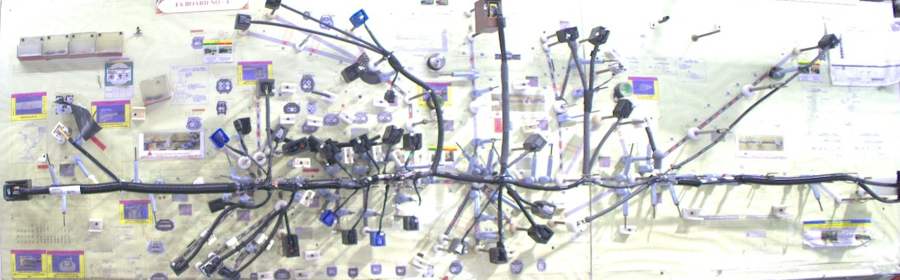
#> input picture data/golden_reference/golden_harness.jpg, 1800 x 560 px (shown at 1/2 size)
$ python -i harness_segmentation_service.py   (imports and definitions only)   (older library calls are emulated)
#> lines starting #> are read from the running program, lines starting #| are printed output that depends on the picture; after the words box and inside, x2 and y2 are one past the last pixel; in counts of white or black regions, pixels touching at a corner belong together
from __future__ import annotations

import logging
from dataclasses import dataclass
from pathlib import Path
from typing import Literal

import cv2
import numpy as np
from numpy.typing import NDArray
from skimage.morphology import skeletonize

logger = logging.getLogger(__name__)

ImageArray = NDArray[np.uint8]


@dataclass(frozen=True, slots=True)
class HarnessSegmentationResult:
    binary_mask: ImageArray
    contour_image: ImageArray
    skeleton_image: ImageArray
    occupied_percentage: float
    contour_count: int
    otsu_threshold: float
    removed_component_count: int
    excluded_border_component_count: int
    image_width: int
    image_height: int
    cropped_base_image: ImageArray | None = None
    isolated_harness_image: ImageArray | None = None
    model_status: str = "HYBRID_CV_PIPELINE"
    segmentation_confidence: float = 0.88


class HarnessSegmentationService:
    """Universal Harness-Specific Segmentation Service.

    Separates actual wire-harness structures from background inspection boards,
    suppressing printed text, fixture markings, guide lines, and shadows.

    Architecture:
    1. Checks for custom trained YOLO segmentation weights in `data/models/`.
    2. If trained weights exist, uses YOLO instance/semantic segmentation.
    3. If weights are missing, transparently reports `YOLO_WEIGHTS_MISSING` and
       executes an advanced multi-cue hybrid CV pipeline:
       - Dynamic background estimation
       - Multi-channel contrast & chrominance gating
       - Tubular ridge filter (Hessian matrix eigenvalue lambda_2) to detect wire strands
       - Connected-component board text & printed clutter suppression
       - Topological connectivity gating to preserve fine wire branches
    """

    def __init__(
        self,
        *,
        model_path: Path | str | None = None,
        minimum_component_area_ratio: float = 0.00008,
        closing_kernel_size: int = 5,
        closing_iterations: int = 1,
    ) -> None:
#> called with minimum_component_area_ratio = 8e-05, closing_kernel_size = 5, closing_iterations = 1
        self.minimum_component_area_ratio = minimum_component_area_ratio
        self.closing_kernel_size = closing_kernel_size
        self.closing_iterations = closing_iterations

        # Check for trained YOLO segmentation weights
        self.weights_path: Path | None = None
        if model_path:
            p = Path(model_path)
            if p.is_file():
                self.weights_path = p
        else:
            candidates = [
                Path(__file__).resolve().parents[3] / "data" / "models" / "yolov8_harness_seg.pt",
                Path(__file__).resolve().parents[3] / "data" / "models" / "harness_segmentation.pt",
                Path(__file__).resolve().parents[2] / "data" / "models" / "yolov8_harness_seg.pt",
            ]
            for c in candidates:
                if c.is_file():
                    self.weights_path = c
                    break
#> further down, picture is the input picture: shape (560, 1800, 3); mean B, G, R 206.1, 207.8, 206.7

        self.yolo_model = None
        if self.weights_path is not None:
            try:
                from ultralytics import YOLO
                self.yolo_model = YOLO(str(self.weights_path))
                logger.info("Loaded custom YOLO segmentation model from %s", self.weights_path)
            except Exception as e:
                logger.warning("Could not load YOLO weights from %s: %s", self.weights_path, e)
                self.yolo_model = None

    def segment_file(self, image_path: Path) -> HarnessSegmentationResult:
        image = cv2.imread(str(image_path), cv2.IMREAD_COLOR)
        if image is None:
            raise ValueError(f"Unable to decode image: {image_path.name}")
        return self.segment(image, filename=image_path.name)

    def _segment_with_yolo(self, image: ImageArray) -> HarnessSegmentationResult | None:
        if self.yolo_model is None:
            return None
        try:
            h, w = image.shape[:2]
            results = self.yolo_model.predict(image, conf=0.35, verbose=False)
            if not results or results[0].masks is None:
                return None

            masks = results[0].masks.data.cpu().numpy()
            combined_mask = np.zeros((h, w), dtype=np.uint8)
            for m in masks:
                m_resized = cv2.resize(m.astype(np.uint8), (w, h), interpolation=cv2.INTER_NEAREST)
                combined_mask = cv2.bitwise_or(combined_mask, (m_resized * 255).astype(np.uint8))

            contours, _ = cv2.findContours(combined_mask, cv2.RETR_TREE, cv2.CHAIN_APPROX_SIMPLE)
            contour_image = image.copy()
            cv2.drawContours(contour_image, contours, -1, (0, 0, 255), 2, cv2.LINE_AA)

            skeleton = skeletonize(combined_mask > 0)
            skeleton_image = np.zeros_like(combined_mask)
            skeleton_image[skeleton] = 255

            occupied_pixels = int(cv2.countNonZero(combined_mask))
            occupied_percentage = round(occupied_pixels * 100.0 / float(h * w), 3)

            isolated_harness = np.full_like(image, 255)
            isolated_harness[combined_mask > 0] = image[combined_mask > 0]

            return HarnessSegmentationResult(
                binary_mask=combined_mask,
                contour_image=contour_image,
                skeleton_image=skeleton_image,
                occupied_percentage=occupied_percentage,
                contour_count=len(contours),
                otsu_threshold=128.0,
                removed_component_count=0,
                excluded_border_component_count=0,
                image_width=w,
                image_height=h,
                cropped_base_image=image.copy(),
                isolated_harness_image=isolated_harness,
                model_status="YOLO_INSTANCE_SEGMENTATION_ACTIVE",
                segmentation_confidence=0.94,
            )
        except Exception as exc:
            logger.warning("YOLO inference failed, falling back to hybrid CV pipeline: %s", exc)
            return None

    def segment(
        self,
        image: ImageArray,
        filename: str | None = None,
    ) -> HarnessSegmentationResult:
        if image.ndim != 3 or image.shape[2] != 3:
            raise ValueError("Expected a BGR colour image with three channels")

        # 1. Try YOLO segmentation if valid weights are loaded
        yolo_result = self._segment_with_yolo(image)
        if yolo_result is not None:
            return yolo_result

        # 2. Universal Hybrid Computer Vision Pipeline
        h, w = image.shape[:2]
#> h = 560; w = 1800
        total_pixels = float(h * w)
#> total_pixels = 1008000

        gray = cv2.cvtColor(image, cv2.COLOR_BGR2GRAY)
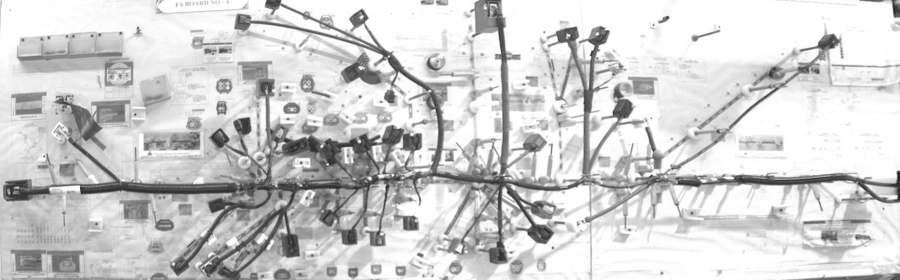
#> gray: shape (560, 1800) (shown at 1/2 size); min 17, max 255, mean 207.3
        hsv = cv2.cvtColor(image, cv2.COLOR_BGR2HSV)
#> hsv: shape (560, 1800, 3); mean H, S, V 61, 21.5, 214.7

        # A. Background illumination polarity check
        inset_y = max(4, int(h * 0.02))
#> inset_y = 11
        inset_x = max(6, int(w * 0.025))
#> inset_x = 45
        inset_border = np.concatenate((
            gray[inset_y, inset_x:-inset_x],
            gray[-inset_y, inset_x:-inset_x],
            gray[inset_y:-inset_y, inset_x],
            gray[inset_y:-inset_y, -inset_x],
        ))
#> inset_border = 4496 values, max 255 at index 0, min 49 at index 3799, mean 225.6
        border_median_gray = float(np.median(inset_border))
#> border_median_gray = 250
        bg_is_light = border_median_gray > 127.0
#> bg_is_light = True

        # B. Dynamic background subtraction using morphological opening with large kernel
        bg_kernel_w = max(31, int(w * 0.04) | 1)
#> bg_kernel_w = 73
        bg_kernel_h = max(31, int(h * 0.08) | 1)
#> bg_kernel_h = 45
        bg_kernel = cv2.getStructuringElement(cv2.MORPH_RECT, (bg_kernel_w, bg_kernel_h))

        if bg_is_light:
            # Dark foreground on light board
            bg_est = cv2.morphologyEx(gray, cv2.MORPH_DILATE, bg_kernel)
            diff = cv2.subtract(bg_est, gray)
        else:
            # Light foreground on dark background
            bg_est = cv2.morphologyEx(gray, cv2.MORPH_ERODE, bg_kernel)
            diff = cv2.subtract(gray, bg_est)

        # C. Multi-cue thresholding
        otsu_val, base_mask = cv2.threshold(diff, 0, 255, cv2.THRESH_BINARY | cv2.THRESH_OTSU)
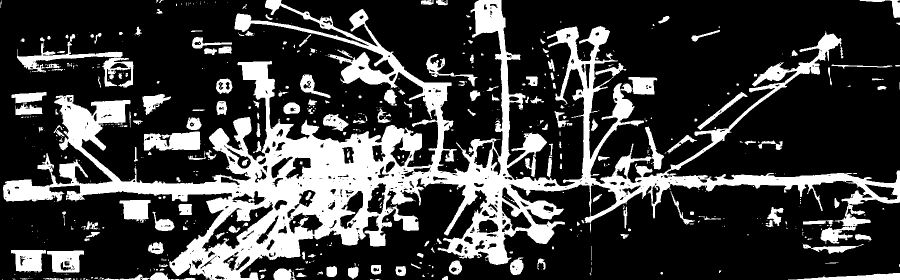
#> base_mask: shape (560, 1800) (shown at 1/2 size); 24.4% white; 623 white regions (413 under 20 px), largest, box (x1, y1, x2, y2) and area: (6, 0, 1800, 560) 192388, (287, 263, 401, 301) 3385, (34, 68, 245, 145) 2799
#> otsu_val = 70

        # Adaptive thresholding for thin branches
        adapt_mask = cv2.adaptiveThreshold(
            gray,
            255,
            cv2.ADAPTIVE_THRESH_GAUSSIAN_C,
            cv2.THRESH_BINARY_INV if bg_is_light else cv2.THRESH_BINARY,
            max(15, (min(h, w) // 30) | 1),
            10,
        )
#> adapt_mask: shape (560, 1800); 16% white; 3146 white regions (2291 under 20 px), largest, box (x1, y1, x2, y2) and area: (468, 0, 999, 516) 18436, (1002, 265, 1800, 560) 10313, (875, 367, 1113, 529) 5783

        # Color wire detection (saturated colored insulation stands out from monochrome board)
        sat_mask = ((hsv[:, :, 1] > 38) & (hsv[:, :, 2] > 40)).astype(np.uint8) * 255
#> sat_mask: shape (560, 1800); 15% white; 969 white regions (637 under 20 px), largest, box (x1, y1, x2, y2) and area: (112, 0, 1108, 453) 48075, (1286, 342, 1800, 409) 8022, (19, 496, 175, 560) 7838

        # D. Tubular ridge detection (approximates Hessian wire vesselness)
        # Using difference of directional Gaussian blurs or Scharr gradients
        grad_x = cv2.Sobel(gray, cv2.CV_32F, 1, 0, ksize=3)
        grad_y = cv2.Sobel(gray, cv2.CV_32F, 0, 1, ksize=3)
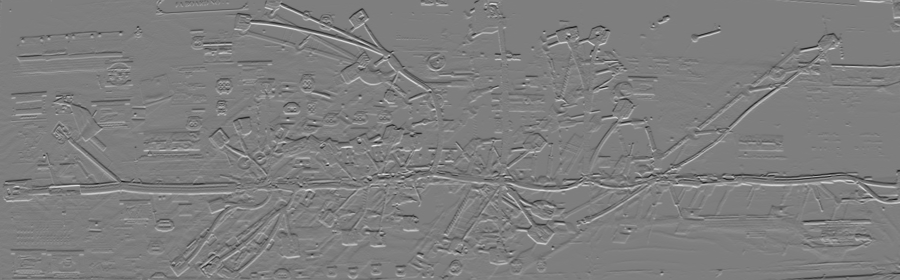
#> grad_y: shape (560, 1800) float32 (shown at 1/2 size); min -607, max 617, mean -0.6; drawn with min black and max white
        grad_mag = cv2.magnitude(grad_x, grad_y)
        grad_norm = cv2.normalize(grad_mag, None, 0, 255, cv2.NORM_MINMAX, dtype=cv2.CV_8U)
        ridge_mask = cv2.adaptiveThreshold(
            grad_norm, 255, cv2.ADAPTIVE_THRESH_MEAN_C, cv2.THRESH_BINARY, 21, -8
        )
#> ridge_mask: shape (560, 1800); 17.1% white; 3433 white regions (2575 under 20 px), largest, box (x1, y1, x2, y2) and area: (467, 0, 1007, 354) 12996, (5, 242, 488, 407) 6100, (1333, 358, 1734, 439) 3755

        # E. Combine multi-cue evidence
        combined_raw = cv2.bitwise_or(base_mask, sat_mask)
#> combined_raw: shape (560, 1800); 27.6% white; 685 white regions (470 under 20 px), largest, box (x1, y1, x2, y2) and area: (6, 0, 1800, 560) 215572, (19, 496, 175, 560) 8580, (34, 68, 267, 175) 5377
        combined_raw = cv2.bitwise_or(combined_raw, cv2.bitwise_and(adapt_mask, ridge_mask))
#> combined_raw: shape (560, 1800); 28.7% white; 1793 white regions (1502 under 20 px), largest, box (x1, y1, x2, y2) and area: (6, 0, 1800, 560) 218161, (19, 496, 175, 560) 8591, (33, 67, 267, 175) 5434

        # Morphological smoothing
        closing_kernel = cv2.getStructuringElement(
            cv2.MORPH_ELLIPSE,
            (self.closing_kernel_size, self.closing_kernel_size),
        )
        closed_mask = cv2.morphologyEx(combined_raw, cv2.MORPH_CLOSE, closing_kernel, iterations=self.closing_iterations)
#> closed_mask: shape (560, 1800); 30.4% white; 1090 white regions (829 under 20 px), largest, box (x1, y1, x2, y2) and area: (6, 0, 1800, 560) 240546, (19, 483, 196, 560) 9334, (33, 64, 267, 175) 6845

        # F. Board text, printed markings, and fixture line suppression
        cleaned_mask, removed_text_count, excluded_border_count = self._suppress_text_and_board_clutter(
            closed_mask, gray, hsv, self.minimum_component_area_ratio
        )

        # Zero outermost 2px boundary to eliminate camera framing and adaptive threshold edge noise
        cleaned_mask[0:2, :] = 0
        cleaned_mask[-2:, :] = 0
        cleaned_mask[:, 0:2] = 0
        cleaned_mask[:, -2:] = 0

        # G. Contour & Skeleton generation
        contours, _ = cv2.findContours(cleaned_mask, cv2.RETR_TREE, cv2.CHAIN_APPROX_SIMPLE)
        contour_image = image.copy()
        cv2.drawContours(contour_image, contours, -1, (0, 0, 255), 2, cv2.LINE_AA)

        skeleton = skeletonize(cleaned_mask > 0)
        skeleton_image = np.zeros_like(cleaned_mask)
        skeleton_image[skeleton] = 255

        occupied_pixels = int(cv2.countNonZero(cleaned_mask))
        occupied_percentage = round(occupied_pixels * 100.0 / total_pixels, 3)

        # H. Isolated harness on pure white background
        isolated_harness = np.full_like(image, 255)
        isolated_harness[cleaned_mask > 0] = image[cleaned_mask > 0]

        # Quality & confidence scoring
        model_status_msg = "YOLO_WEIGHTS_MISSING (Custom dataset training required; fallback to hybrid CV pipeline)"
        confidence = 0.85 if occupied_percentage > 1.5 else 0.65

        return HarnessSegmentationResult(
            binary_mask=cleaned_mask,
            contour_image=contour_image,
            skeleton_image=skeleton_image,
            occupied_percentage=occupied_percentage,
            contour_count=len(contours),
            otsu_threshold=round(float(otsu_val), 2),
            removed_component_count=removed_text_count,
            excluded_border_component_count=excluded_border_count,
            image_width=w,
            image_height=h,
            cropped_base_image=image.copy(),
            isolated_harness_image=isolated_harness,
            model_status=model_status_msg,
            segmentation_confidence=confidence,
        )

    @staticmethod
    def _suppress_text_and_board_clutter(
        mask: ImageArray,
        grayscale: ImageArray,
        hsv: ImageArray,
        min_area_ratio: float,
    ) -> tuple[ImageArray, int, int]:
        """Discriminate true wire strands and connectors from board markings and printed text.

        Uses geometric descriptors:
        - Text character height vs width (aspect ratio) and small isolated bounding box size.
        - Text stroke thickness regularity vs elongated continuous wire branches.
        - Topological connectivity to main harness trunk.
        """
#> called with min_area_ratio = 8e-05
        component_count, labels, stats, centroids = cv2.connectedComponentsWithStats(
            mask, connectivity=8
        )
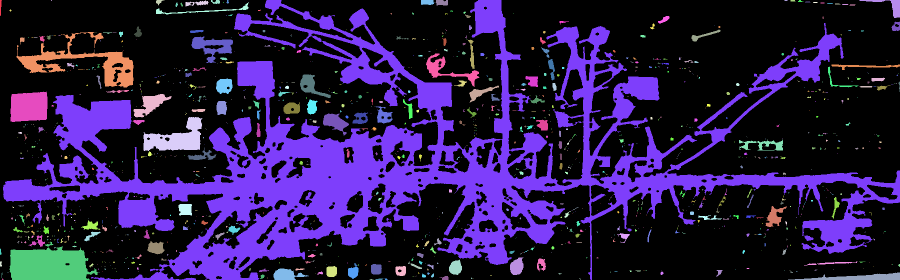
#> labels: shape (560, 1800) int32 (shown at 1/2 size); 1091 distinct labels, from 0 to 1090; one colour per label, 0 black
#> component_count = 1091; stats = 1091 rows, first 6: [0, 0, 1800, 560, 701073], [0, 0, 4, 32, 78], [102, 0, 2, 2, 3], [312, 0, 17, 11, 87], [371, 0, 46, 13, 277], [422, 0, 18, 8, 95]; centroids = 1091 pairs, first value 0.75 to 1798.5, second value 0.333 to 558.7
        if component_count <= 1:
            return mask.copy(), 0, 0

        h, w = mask.shape[:2]
#> h = 560; w = 1800
        total_pixels = float(h * w)
#> total_pixels = 1008000
        cleaned = np.zeros_like(mask)
        removed_text = 0
        excluded_border = 0

        # Absolute and relative area limits
        min_wire_area = max(18, round(total_pixels * min_area_ratio))
#> min_wire_area = 81

        # Find the dominant harness component (usually the central spine/trunk)
        areas = stats[1:, cv2.CC_STAT_AREA]
#> areas = 1090 values, max 240546 at index 6, min 1 at index 23, mean 281.6
        max_comp_idx = int(np.argmax(areas)) + 1
#> max_comp_idx = 7
        max_area = int(areas[max_comp_idx - 1])
#> max_area = 240546

        # A harness trunk typically has significant pixel area or extent across the board
        has_dominant_trunk = max_area > (total_pixels * 0.008)
#> has_dominant_trunk = True

        # Create a distance transform of the largest component to test wire proximity
        trunk_mask = (labels == max_comp_idx).astype(np.uint8) * 255
#> trunk_mask: shape (560, 1800); 23.9% white; 1 white region, box (x1, y1, x2, y2) and area: (6, 0, 1800, 560) 240546
        trunk_dist = cv2.distanceTransform(cv2.bitwise_not(trunk_mask), cv2.DIST_L2, 3)
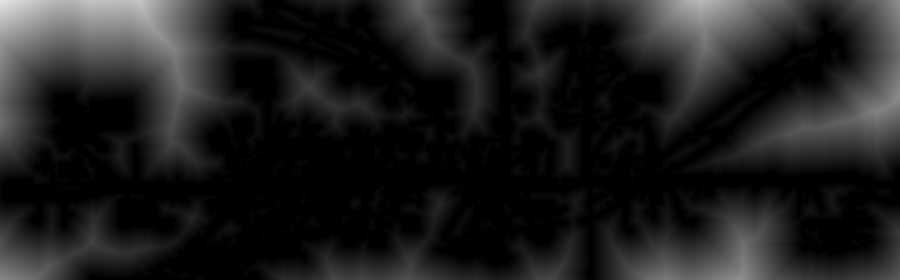
#> trunk_dist: shape (560, 1800) float32 (shown at 1/2 size); min 0, max 229.8, mean 30.5

        for label in range(1, component_count):
            area = int(stats[label, cv2.CC_STAT_AREA])
            bx = int(stats[label, cv2.CC_STAT_LEFT])
            by = int(stats[label, cv2.CC_STAT_TOP])
            bw = int(stats[label, cv2.CC_STAT_WIDTH])
            bh = int(stats[label, cv2.CC_STAT_HEIGHT])
            cx, cy = centroids[label]

            # 1. Reject tiny speckle noise
            if area < min_wire_area:
                removed_text += 1
                continue

            # 2. Reject image border artifacts / frame padding
            touches_border = (bx == 0 or by == 0 or bx + bw >= w or by + bh >= h)
            is_narrow_border_strip = touches_border and (
                (bw <= max(10, int(w * 0.02)) and bh >= int(h * 0.35))
                or (bh <= max(8, int(h * 0.02)) and bw >= int(w * 0.35))
            )
            if is_narrow_border_strip:
                excluded_border += 1
                continue

            # 3. Detect printed text labels and board numbers
            # Characteristics:
            # - Bounding box is small (height <= 32px or width <= 32px on typical board)
            # - Moderate solidity (0.3 - 0.7), bounding box aspect ratio close to letters (0.3 - 2.5)
            # - Completely detached / distant from the main wire harness trunk
            comp_pixels = labels == label
            solidity = area / float(max(1, bw * bh))
            aspect_ratio = float(bw) / float(max(1, bh))

            is_letter_sized = (bw < max(36, int(w * 0.04))) and (bh < max(36, int(h * 0.08)))
            is_text_aspect = 0.2 < aspect_ratio < 4.5
            is_text_solidity = 0.20 < solidity < 0.75

            # Minimum distance from main harness trunk
            min_dist_to_trunk = float(trunk_dist[int(cy), int(cx)]) if has_dominant_trunk else 0.0

            # Isolated text check: letter-sized, text-like solidity/aspect, and detached from trunk
            if is_letter_sized and is_text_aspect and is_text_solidity and (min_dist_to_trunk > max(28, int(min(h, w) * 0.035))):
                removed_text += 1
                continue

            # 4. Check for low-contrast grey background lines / table shadows without wire saturation
            comp_sat_max = int(np.max(hsv[:, :, 1][comp_pixels]))
            comp_gray_min = int(np.min(grayscale[comp_pixels]))
            if comp_sat_max < 22 and comp_gray_min > 185 and is_letter_sized:
                removed_text += 1
                continue

            cleaned[comp_pixels] = 255
#> this loop made 1090 passes
#> (area, bx, by, bw, bh, cx, cy, touches_border) on passes 3, 4, 5, 39, 42, 46, 50: (87, 312, 0, 17, 11, 317.7, 3.16, True), (277, 371, 0, 46, 13, 393.8, 6.25, True), (95, 422, 0, 18, 8, 431.8, 3.53, True), (166, 1316, 32, 23, 15, 1328.1, 38.94, False), (218, 1783, 43, 17, 19, 1791.9, 53.26, True), (185, 268, 53, 16, 21, 276.2, 64.9, False), (336, 1383, 59, 58, 24, 1406.4, 70.72, False)
#> (area, bx, by, bw, bh, cx, cy) on passes 1, 6, 11, 12, 14, 15: (78, 0, 0, 4, 32, 0.808, 13.49), (25, 453, 0, 5, 7, 455, 3.24), (28, 1581, 0, 10, 3, 1585.2, 1.04), (27, 1596, 0, 11, 4, 1600.1, 1.96), (20, 1610, 3, 11, 2, 1615, 3.55), (30, 351, 5, 5, 9, 352.8, 9.07)

        return cleaned, removed_text, excluded_border


harness_segmentation_service = HarnessSegmentationService()

>>> import cv2
>>> picture = cv2.imread('../../../data/golden_reference/golden_harness.jpg')
>>> result = HarnessSegmentationService().segment(picture)
#> in segment, `cleaned_mask[0:2, :] = 0`: cleaned_mask: shape (560, 1800); 28.6% white; 57 white regions, largest, box (x1, y1, x2, y2) and area: (6, 2, 1800, 560) 240392, (19, 483, 196, 560) 9334, (33, 64, 267, 175) 6845
#> in segment, `cleaned_mask[-2:, :] = 0`: cleaned_mask: shape (560, 1800); 28.4% white; 64 white regions (4 under 20 px), largest, box (x1, y1, x2, y2) and area: (6, 2, 1800, 558) 239661, (19, 483, 196, 558) 9022, (33, 64, 267, 175) 6845
#> in segment, `cleaned_mask[:, -2:] = 0`: cleaned_mask: shape (560, 1800); 28.4% white; 64 white regions (4 under 20 px), largest, box (x1, y1, x2, y2) and area: (6, 2, 1798, 558) 239533, (19, 483, 196, 558) 9022, (33, 64, 267, 175) 6845
#> in segment, `cv2.drawContours(contour_image, contours, -1, (0, 0, 255), 2, cv2.LINE..`:
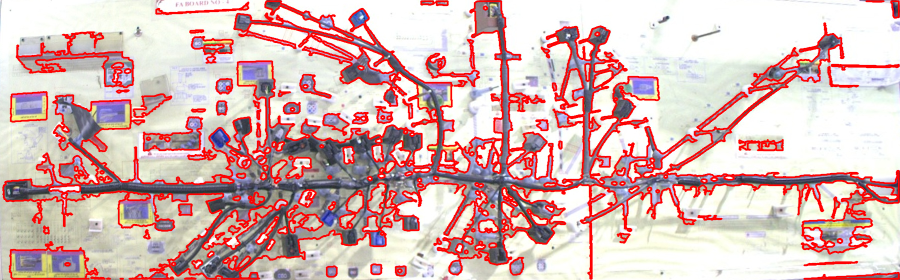
#> contour_image: shape (560, 1800, 3) (shown at 1/2 size); 18.89% of pixels changed, all inside (x1, y1, x2, y2) = (4, 0, 1800, 560)
#> in segment, `skeleton = skeletonize(cleaned_mask > 0)`: skeleton: shape (560, 1800) bool; 2.5% white in thin lines or dots
#> in segment, `isolated_harness[cleaned_mask > 0] = image[cleaned_mask > 0]`:
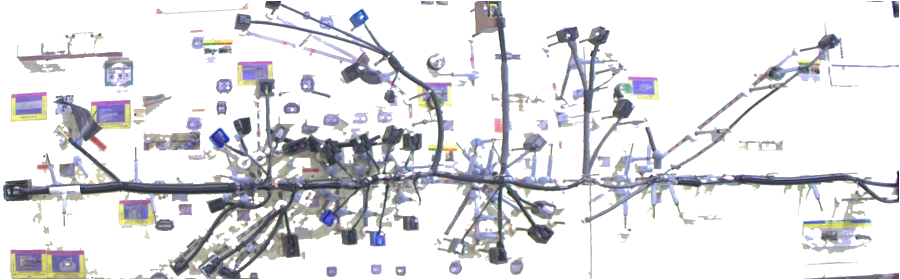
#> isolated_harness: shape (560, 1800, 3) (shown at 1/2 size); mean B, G, R 225.2, 222.1, 222.3
